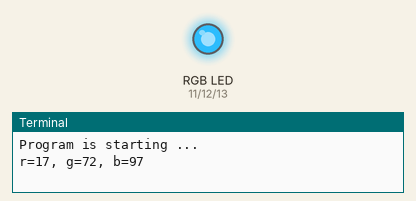
Recording of a program running on a simulated Raspberry Pi (header pin numbers). Parts: an RGB LED mixed from three pins (HIGH = lit), the last lines printed to the terminal. Dim RGB values are drawn brighter than linear; random numbers come from a fixed seed.

Above: at 0.15 s.
At 4.95 s:
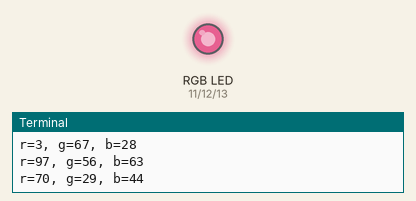
At 10.06 s:
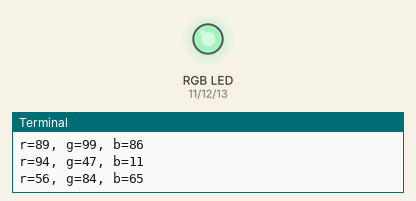
At 19.96 s:
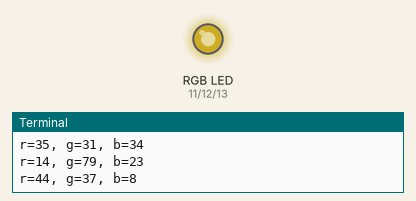
At 29.87 s:
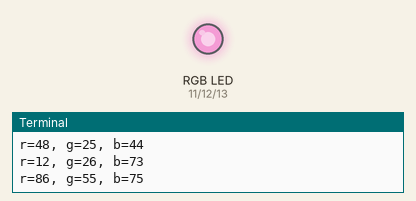
At 39.78 s:
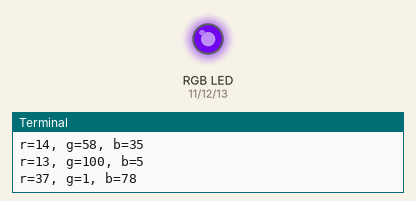
Timing chart, 0 to 40.0 s (numbered marks = the images above):
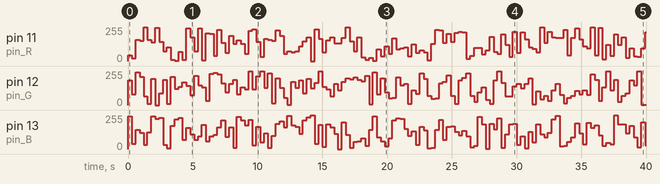

Measured:
- by itself, pin 11 (pin_R): 0/255 → 43/255 at 0.00 s, → 20/255 0.30 s later, → 161/255 0.30 s later, → 153/255 0.30 s later, … (132 changes in this stretch)
- by itself, pin 12 (pin_G): 0/255 → 184/255 at 0.00 s, → 82/255 0.30 s later, → 247/255 0.30 s later, → 212/255 0.30 s later, … (133 changes in this stretch)

The program:

ColorfulLED.py
```python
#!/usr/bin/env python
########################################################################
# Filename    : ColorfulLED.py
# Description : A auto flash ColorfulLED
# Author      : Seth Whalen , referenced from Freenove.com
# Modification: 08/14/2018
########################################################################
import RPi.GPIO as GPIO
import time
import random

pins = {'pin_R':11, 'pin_G':12, 'pin_B':13}  # pins is a dict

def setup():
	global p_R,p_G,p_B
	print 'Program is starting ... '
	GPIO.setmode(GPIO.BOARD)       # Numbers GPIOs by physical location
	for i in pins:
		GPIO.setup(pins[i], GPIO.OUT)   # Set pins' mode is output
		GPIO.output(pins[i], GPIO.HIGH) # Set pins to high(+3.3V) to off led
	p_R = GPIO.PWM(pins['pin_R'], 2000)  # set Frequece to 2KHz
	p_G = GPIO.PWM(pins['pin_G'], 2000)
	p_B = GPIO.PWM(pins['pin_B'], 2000)
	p_R.start(0)      # Initial duty Cycle = 0
	p_G.start(0)
	p_B.start(0)

def setColor(r_val,g_val,b_val):
	p_R.ChangeDutyCycle(r_val)     # Change duty cycle
	p_G.ChangeDutyCycle(g_val)
	p_B.ChangeDutyCycle(b_val)

def loop():
	while True :
		r=random.randint(0,100)#get a random in (0,100)
		g=random.randint(0,100)
		b=random.randint(0,100)
		setColor(r,g,b)#set random as a duty cycle value
		print 'r=%d, g=%d, b=%d '%(r ,g, b)
		time.sleep(0.3)

def destroy():
	p_R.stop()
	p_G.stop()
	p_B.stop()
	GPIO.cleanup()

if __name__ == '__main__':     # Program start from here
	setup()
	try:
		loop()
	except KeyboardInterrupt:  # When 'Ctrl+C' is pressed, the child program destroy() will be  executed.
		destroy()
```
